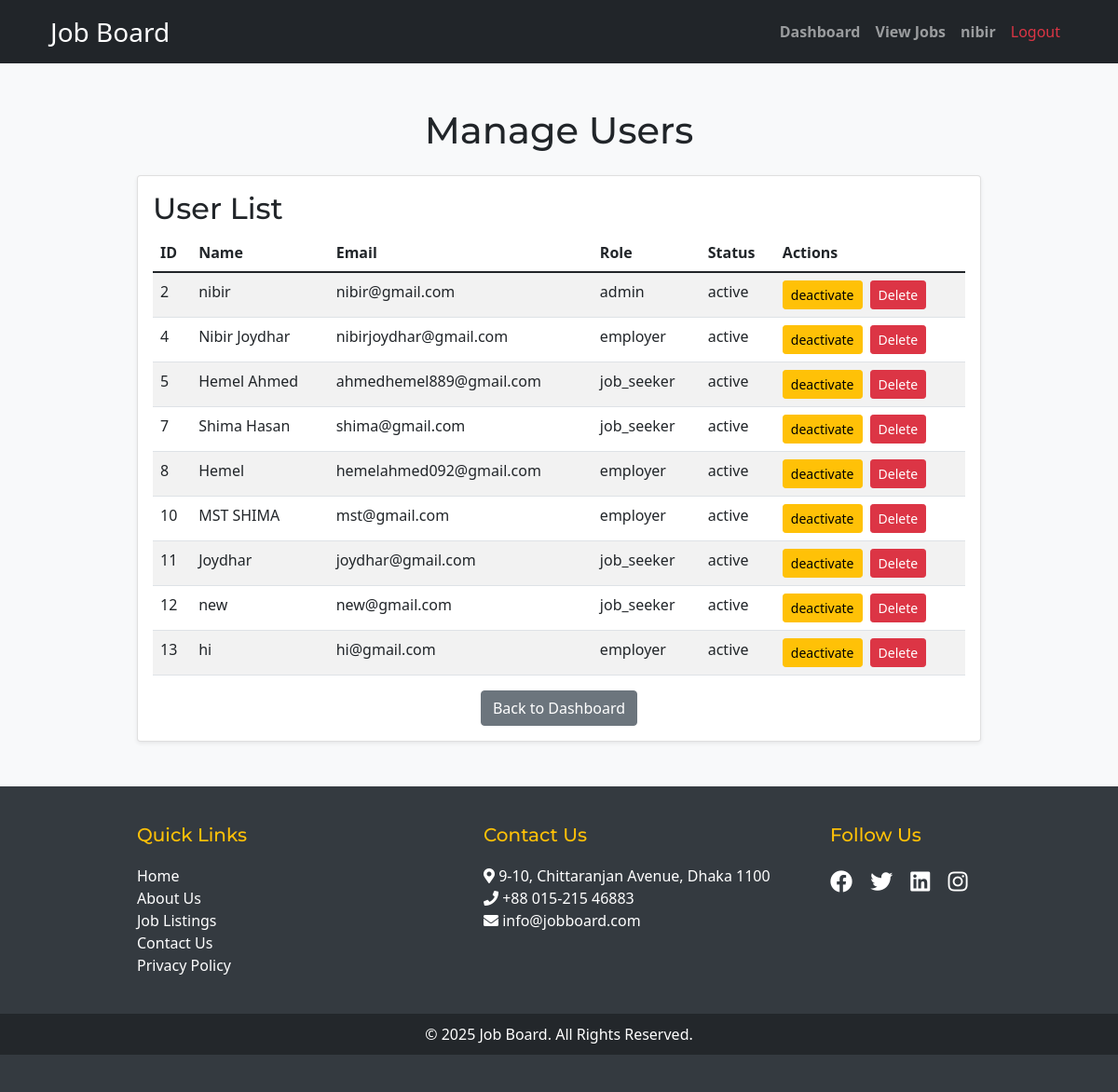
The page /manage_users.php (signed in) on the database as committed earlier.
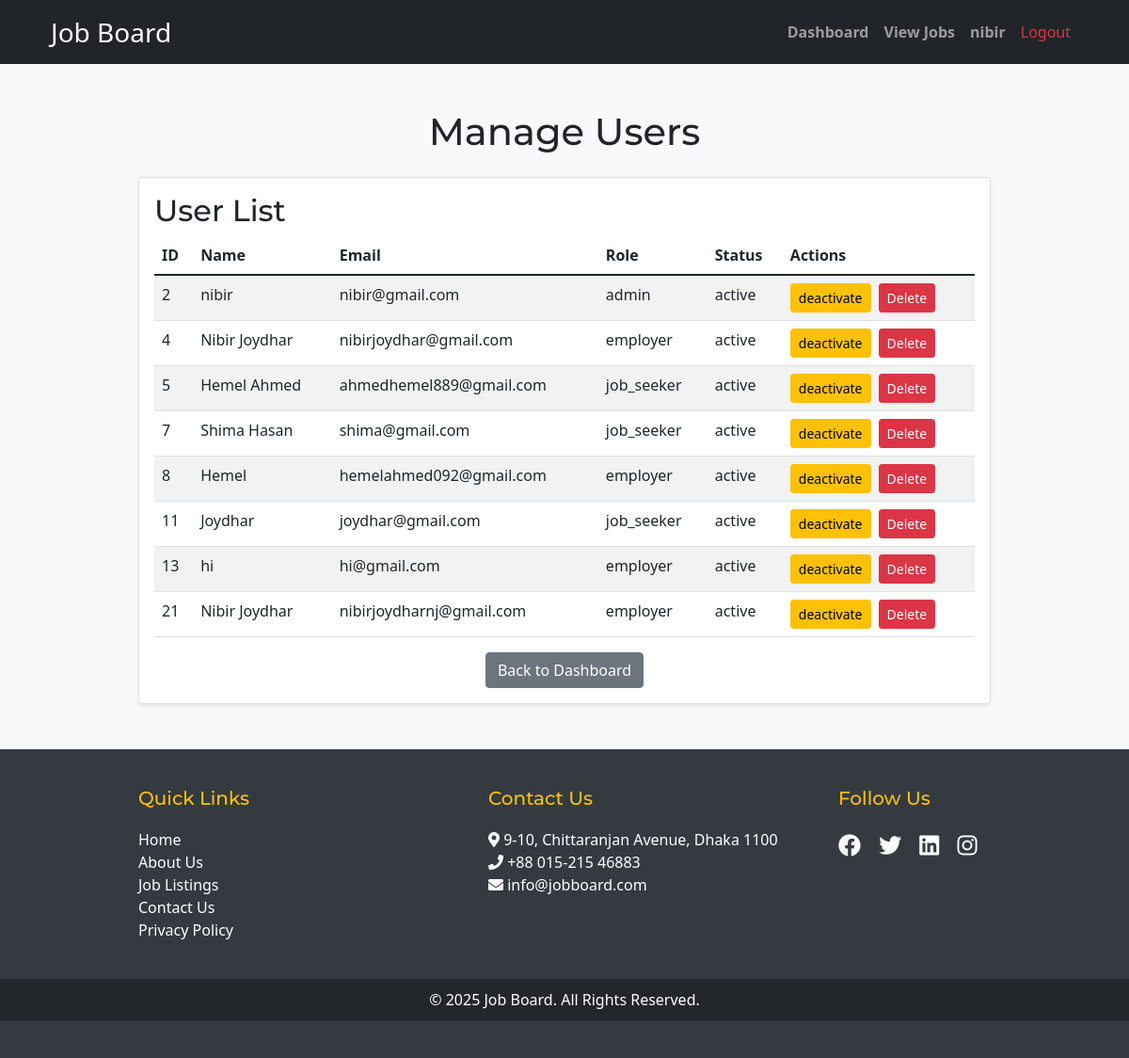
The same page on the database as committed later.
### tables this page shows
CREATE TABLE `users` (
  `id` int(11) NOT NULL,
  `name` varchar(100) NOT NULL,
  `email` varchar(100) NOT NULL,
  `password` varchar(255) NOT NULL,
  `role` enum('job_seeker','employer','admin') NOT NULL,
  `created_at` timestamp NOT NULL DEFAULT current_timestamp(),
  `status` enum('active','inactive') NOT NULL DEFAULT 'active',
  `is_verified` tinyint(1) DEFAULT 0,
  `verification_code` varchar(255) DEFAULT NULL
);

### manage_users.php (the view, shortened to what this page needs)
<?php
include('includes/db.php');
$sql = "SELECT * FROM users";
$result = $conn->query($sql);
?>
<!DOCTYPE html>
<html>
<head>
    <?php include('headlink.php');?>
</head>
<body class="bg-light">
    <?php include('header.php'); ?>
    <div class="container mt-5">
        <h1 class="text-center mb-4">Manage Users</h1>
        <div class="row">
            <div class="col-md-10 mx-auto">
                <div class="card shadow-sm">
                    <div class="card-body">
                        <h2 class="card-title">User List</h2>
                        <table class="table table-striped">
                            <thead>
                                <tr>
                                    <th>ID</th>
                                    <th>Name</th>
                                    <th>Email</th>
                                    <th>Role</th>
                                    <th>Status</th>
                                    <th>Actions</th>
                                </tr>
                            </thead>
                            <tbody id="userTable">
                                <?php
                                if ($result->num_rows > 0) {
                                    while ($row = $result->fetch_assoc()) {
                                        $action = ($row['status'] == 'active') ? 'deactivate' : 'activate';
                                        echo "<tr id='user-{$row['id']}'>";
                                        echo "<td>" . $row['id'] . "</td>";
                                        echo "<td>" . $row['name'] . "</td>";
                                        echo "<td>" . $row['email'] . "</td>";
                                        echo "<td>" . $row['role'] . "</td>";
                                        echo "<td class='status-{$row['id']}'>" . $row['status'] . "</td>";
                                        echo "<td>";
                                        echo "<button class='btn btn-warning btn-sm toggle-status' data-id='" . $row['id'] . "' data-action='$action'>$action</button>";
                                        echo "<button class='btn btn-danger btn-sm delete-user ms-2' data-id='" . $row['id'] . "'>Delete</button>";
                                        echo "</td>";
                                        echo "</tr>";
                                    }
                                } else {
                                    echo "<tr><td colspan='6' class='text-center'>No users found.</td></tr>";
                                }
                                ?>
                            </tbody>
                        </table>
                        <div class="text-center mt-3">
                            <a href="admin_dashboard.php" class="btn btn-secondary">Back to Dashboard</a>
                        </div>
                    </div>
                </div>
            </div>
        </div>
    </div>
    <?php include('footer.php'); ?>
</body>
</html>

### headlink.php (shortened to what this page needs)
<?php
echo '<link href="https://cdn.jsdelivr.net/npm/bootstrap@5.3.0/dist/css/bootstrap.min.css" rel="stylesheet">';
echo '<link rel="stylesheet" href="css/styles.css">';
echo '<link rel="stylesheet" href="https://cdnjs.cloudflare.com/ajax/libs/animate.css/4.1.1/animate.min.css">';
echo '<link rel="stylesheet" href="css/custom.css">';
echo '<link rel="stylesheet" href="https://cdnjs.cloudflare.com/ajax/libs/font-awesome/6.0.0-beta3/css/all.min.css">';
echo '<link href="https://cdn.jsdelivr.net/npm/bootstrap@5.1.3/dist/css/bootstrap.min.css" rel="stylesheet">';
echo '<link rel="stylesheet" href="https://cdnjs.cloudflare.com/ajax/libs/font-awesome/5.15.4/css/all.min.css">';
?>

### header.php (shortened to what this page needs)
<?php
$current_page = basename($_SERVER['PHP_SELF']);
?>
<nav class="navbar navbar-expand-lg navbar-dark bg-dark">
    <div class="container">
        <a class="navbar-brand fs-3" href="index.php">Job Board</a>
        <div class="collapse navbar-collapse" id="navbarNav">
            <ul class="navbar-nav ms-auto">
                <?php if (!isset($_SESSION['user_id'])): ?>
                <li class="nav-item">
                    <a class="nav-link fw-bold <?php echo ($current_page == 'index.php') ? 'active' : ''; ?>"
                        href="index.php">View Jobs</a>
                </li>
                <li class="nav-item">
                    <a class="nav-link fw-bold <?php echo ($current_page == 'login.php') ? 'active' : ''; ?>"
                        href="login.php">Login</a>
                </li>
                <li class="nav-item">
                    <a class="nav-link fw-bold <?php echo ($current_page == 'register.php') ? 'active' : ''; ?>"
                        href="register.php">Register</a>
                </li>
                <?php else: ?>
                <?php if ($_SESSION['role'] == 'job_seeker'): ?>
                <li class="nav-item">
                    <a class="nav-link fw-bold <?php echo ($current_page == 'dashboard.php') ? 'active' : ''; ?>"
                        href="dashboard.php">Dashboard</a>
                </li>
                <?php elseif ($_SESSION['role'] == 'admin'): ?>
                <li class="nav-item">
                    <a class="nav-link fw-bold <?php echo ($current_page == 'admin_dashboard.php') ? 'active' : ''; ?>"
                        href="admin_dashboard.php">Dashboard</a>
                </li>
                <?php endif; ?>
                <li class="nav-item">
                    <a class="nav-link fw-bold <?php echo ($current_page == 'index.php') ? 'active' : ''; ?>"
                        href="index.php">View Jobs</a>
                </li>
                <li class="nav-item">
                    <a class="nav-link fw-bold <?php echo ($current_page == 'profile.php') ? 'active' : ''; ?>"
                        href="profile.php"><?php echo $_SESSION['name']; ?></a>
                </li>
                <li class="nav-item">
                    <a class="nav-link text-danger" href="logout.php">Logout</a>
                </li>
                <?php endif; ?>
            </ul>
        </div>
    </div>
</nav>

### footer.php (shortened to what this page needs)
<footer>
    <div class="container">
        <div class="row">
            <div class="col-md-1 mb-1"></div>
            <div class="col-md-4 mb-4">
                <h5>Quick Links</h5>
                <ul class="list-unstyled">
                    <li><a href="index.php">Home</a></li>
                    <li><a href="about.php">About Us</a></li>
                    <li><a href="index.php">Job Listings</a></li>
                    <li><a href="contact.php">Contact Us</a></li>
                    <li><a href="privacy.php">Privacy Policy</a></li>
                </ul>
            </div>
            <div class="col-md-4 mb-4">
                <h5>Contact Us</h5>
                <ul class="list-unstyled">
                    <li><i class="fas fa-map-marker-alt"></i> 9-10, Chittaranjan Avenue, Dhaka 1100</li>
                    <li><i class="fas fa-phone"></i> +88 015-215 46883</li>
                    <li><i class="fas fa-envelope"></i> info@jobboard.com</li>
                </ul>
            </div>
            <div class="col-md-3 mb-3">
                <h5>Follow Us</h5>
                <div class="social-icons">
                    <a href="https://www.facebook.com/whhooami" target="_blank"><i class="fab fa-facebook"></i></a>
                    <a href="https://x.com/NibirJoydhar" target="_blank"><i class="fab fa-twitter"></i></a>
                    <a href="https://www.linkedin.com/in/nibirjoydhar" target="_blank"><i
                            class="fab fa-linkedin"></i></a>
                    <a href="https://www.instagram.com/nibirjoydhar/" target="_blank"><i
                            class="fab fa-instagram"></i></a>
                </div>
            </div>
        </div>
    </div>
    <div class="footer-bottom">
        <div class="container">
            <p>&copy; 2025 Job Board. All Rights Reserved.</p>
        </div>
    </div>
</footer>

### css/styles.css (style rules this page uses)
body { background-color: #f8f9fa; }
.card { border-radius: 12px; }
.btn { border-radius: 8px; }

### css/custom.css (style rules this page uses)
body { background-color: #f8f9fa; }
.navbar { background-color: #343a40 !important; }
.card { border: none; border-radius: 10px; transition: transform 0.3s ease; }
body { font-family: 'Poppins', sans-serif; }
h1, h2, h3, h4, h5, h6 { font-family: 'Montserrat', sans-serif; }
footer { background-color: #343a40; color: #ffffff; padding: 40px 0; }
footer h5 { color: #ffc107; margin-bottom: 20px; }
footer a { color: #ffffff; text-decoration: none; transition: color 0.3s ease; }
.social-icons a { font-size: 24px; margin-right: 15px; color: #ffffff; transition: color 0.3s ease; }
.footer-bottom { background-color: #23272b; padding: 10px 0; text-align: center; }
.footer-bottom p { margin: 0; color: #ffffff; }

Rows that differ between the two databases and show on the page:
removed users: id "10", name "MST SHIMA", email "mst@gmail.com", role "employer", status "active", status "deactivate"
removed users: id "12", name "new", email "new@gmail.com", role "job_seeker", status "active", status "deactivate"
added users: id "21", name "Nibir Joydhar", email "nibirjoydharnj@gmail.com", role "employer", status "active", status "deactivate"
